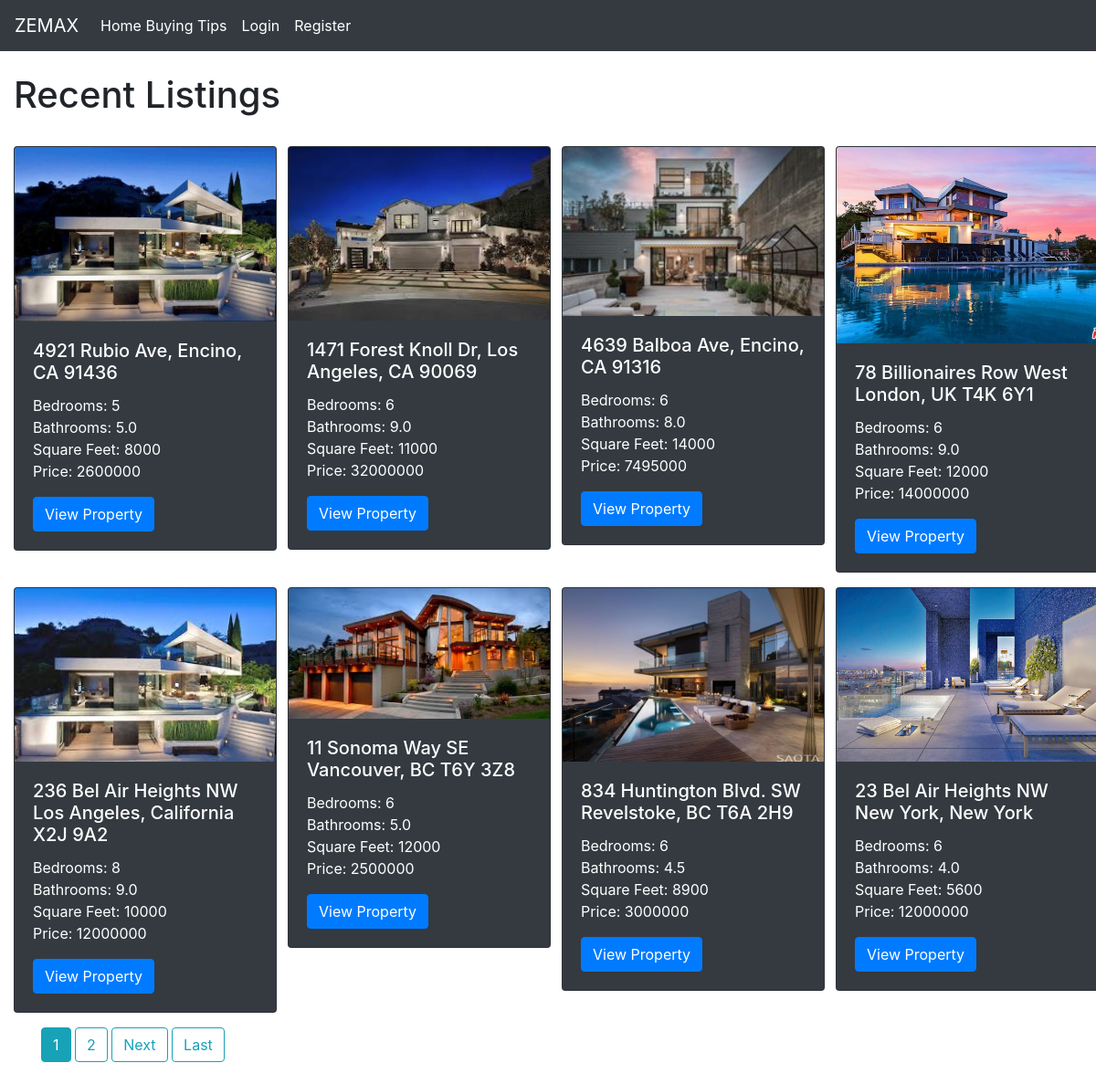
The page / on the database its author committed.
### zemax/models.py (models this page shows, shortened)
class House(models.Model):
    house_image = models.ImageField(default='default.jpg', upload_to='house_pics', blank=True, max_length=1500,
                                    verbose_name='House Image')
    house_image2 = models.ImageField(default='default.jpg', upload_to='house_pics', blank=True)
    house_image3 = models.ImageField(default='default.jpg', upload_to='house_pics', blank=True)
    house_image4 = models.ImageField(default='default.jpg', upload_to='house_pics', blank=True)
    house_image5 = models.ImageField(default='default.jpg', upload_to='house_pics', blank=True)
    house_image6 = models.ImageField(default='default.jpg', upload_to='house_pics', blank=True)
    house_image7 = models.ImageField(default='default.jpg', upload_to='house_pics', blank=True)
    house_image8 = models.ImageField(default='default.jpg', upload_to='house_pics', blank=True)
    house_image9 = models.ImageField(default='default.jpg', upload_to='house_pics', blank=True)
    house_image10 = models.ImageField(default='default.jpg', upload_to='house_pics', blank=True)
    house_image11 = models.ImageField(default='default.jpg', upload_to='house_pics', blank=True)
    house_image12 = models.ImageField(default='default.jpg', upload_to='house_pics', blank=True)
    house_image13 = models.ImageField(default='default.jpg', upload_to='house_pics', blank=True)
    house_image14 = models.ImageField(default='default.jpg', upload_to='house_pics', blank=True)
    house_image15 = models.ImageField(default='default.jpg', upload_to='house_pics', blank=True)
    house_image16 = models.ImageField(default='default.jpg', upload_to='house_pics', blank=True)
    house_image17 = models.ImageField(default='default.jpg', upload_to='house_pics', blank=True)
    address = models.CharField(max_length=255)
    price = models.IntegerField()
    bedrooms = models.IntegerField()
    bathrooms = models.FloatField()
    square_feet = models.IntegerField()
    description = models.TextField()
    year = models.IntegerField(default=2020)
    agent = models.CharField(max_length=255)
    contact = models.EmailField(max_length=255)
    sold = models.BooleanField(default=False, verbose_name='Already Sold?')

### zemax/views.py (the view)
# urls.py: path('', HouseListView.as_view(), name='home'),
class HouseListView(ListView):
    model = House
    template_name = 'zemax/base.html'
    context_object_name = 'houses'
    ordering = ['-id']
    paginate_by = 8

### zemax/templates/zemax/base.html (shortened to what this page needs)
<!doctype html>
<html lang="en">
<head>
    <link rel="stylesheet" href="https://stackpath.bootstrapcdn.com/bootstrap/4.5.0/css/bootstrap.min.css"
>
</head>
    <body>
    <nav class="navbar navbar-expand-lg navbar-dark bg-dark">
        <a class="navbar-brand" href="{% url 'home' %}">ZEMAX</a>
        <div class="collapse navbar-collapse" id="navbarNav">
            <ul class="navbar-nav" >
                 <li class="nav-item active">
                    <a class="nav-link" href="{% url 'article' %}">Home Buying Tips</a>
                </li>
                {% if user.is_authenticated %}
                <li class="nav-item active">
                    <a class="nav-link" href="{% url 'new listing' %}">Add Property<span class="sr-only">(current)</span></a>
                </li>
                <li class="nav-item active">
                    <a class="nav-link" href="{% url 'logout' %}">Logout</a>
                <li class="nav-item active">
                    <a class="nav-link" href="{% url 'profile' %}">Profile</a>
                </li>
                {% else %}
                <li class="nav-item active">
                    <a class="nav-link" href="{% url 'login' %}">Login</a>
                </li>
                <li class="nav-item active">
                    <a class="nav-link" href="{% url 'register' %}" tabindex="-1" aria-disabled="false">Register</a>
                </li>
                {% endif %}
            </ul>
        </div>
    </nav>
    {% block content %}
    <div class="container-fluid">
        <br>
        <h1>Recent Listings</h1>
        <br>
        <div class="row">
            {% for house in houses %}
                <div class="col-3">
                    {% if house.sold == False %}
                        <div class="card text-white bg-dark mb-3" style="width: 18rem;">
                            <img src="{{ house.house_image.url }}" class="card-img-top" alt="default.jpg">
                            <div class="card-body">
                                <h5 class="card-title">{{ house.address }}</h5>
                                <p class="card-text">Bedrooms: {{ house.bedrooms }} <br> Bathrooms: {{ house.bathrooms }} <br>
                                    Square Feet: {{ house.square_feet }} <br>Price: {{house.price}}</p>
                                <a href="{% url 'detail' house.id %}" class="btn btn-primary">View Property</a>
                            </div>
                        </div>
                    {% endif %}
                </div>
            <br>
            {% endfor %}
        </div>
    </div>
    <div class="container">
        {% if is_paginated %}
            {% for num in page_obj.paginator.page_range %}
                {% if page_obj.number == num %}
                    <a class="btn btn-info mb-4" href="?page={{ num }}">{{ num }}</a>
                {% elif num > page_obj.number|add:'-3' and num < page_obj.number|add:'3' %}
                    <a class="btn btn-outline-info mb-4" href="?page={{ num }}">{{ num }}</a>
                {% endif %}
            {% endfor %}
            {% if page_obj.has_next %}
                <a class="btn btn-outline-info mb-4" href="?page={{ page_obj.next_page_number}}">Next</a>
                <a class="btn btn-outline-info mb-4" href="?page={{ page_obj.paginator.num_pages }}">Last</a>
            {% endif %}
        {% endif %}
    </div>
    {% endblock %}
    </body>
</html>

### rows shown on the page
House: house_image (picture), address "4921 Rubio Ave, Encino, CA 91436", bedrooms "5", bathrooms "5.0", square_feet "8000", price "2600000"
House: house_image (picture), address "1471 Forest Knoll Dr, Los Angeles, CA 90069", bedrooms "6", bathrooms "9.0", square_feet "11000", price "32000000"
House: house_image (picture), address "4639 Balboa Ave, Encino, CA 91316", bedrooms "6", bathrooms "8.0", square_feet "14000", price "7495000"
House: house_image (picture), address "78 Billionaires Row West London, UK T4K 6Y1", bedrooms "6", bathrooms "9.0", square_feet "12000", price "14000000"
House: house_image (picture), address "236 Bel Air Heights NW Los Angeles, California X2J 9A2", bedrooms "8", bathrooms "9.0", square_feet "10000", price "12000000"
House: house_image (picture), address "11 Sonoma Way SE Vancouver, BC T6Y 3Z8", bedrooms "6", bathrooms "5.0", square_feet "12000", price "2500000"
House: house_image (picture), address "834 Huntington Blvd. SW Revelstoke, BC T6A 2H9", bedrooms "6", bathrooms "4.5", square_feet "8900", price "3000000"
House: house_image (picture), address "23 Bel Air Heights NW New York, New York", bedrooms "6", bathrooms "4.0", square_feet "5600", price "12000000"

### other values the page prints
{{ num }} "1"
{{ num }} "2"
